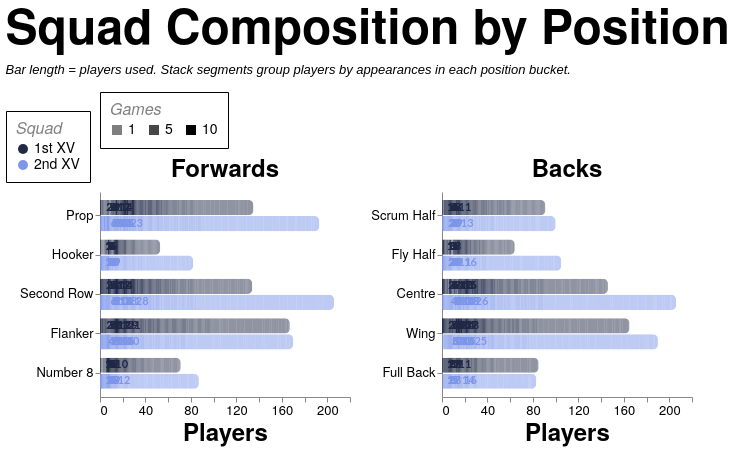

Vega-Lite specification stored for this chart:
### Vega-Lite specification from a JSON file in a GitHub repository (floating-point values rounded to 4 significant figures; data arrays with more than 128 entries replaced by an {"elided": "..."} marker saying what was removed)
{"config": {"axis": {"labelFont": "PT Sans Narrow, Helvetica Neue, Helvetica, Arial, sans-serif", "titleFont": "PT Sans Narrow, Helvetica Neue, Helvetica, Arial, sans-serif", "labelFontSize": 13, "titleFontSize": 24, "gridColor": "#202947", "gridOpacity": 0.2, "zindex": 1}, "text": {"font": "Lato, sans-serif"}, "bar": {"cornerRadiusEnd": 5}, "header": {"labelFont": "PT Sans Narrow, Helvetica Neue, Helvetica, Arial, sans-serif", "titleFont": "PT Sans Narrow, Helvetica Neue, Helvetica, Arial, sans-serif", "labelFontSize": 24, "titleFontSize": 28, "labelFontWeight": "bold", "orient": "left"}, "legend": {"labelFont": "PT Sans Narrow, Helvetica Neue, Helvetica, Arial, sans-serif", "titleFont": "PT Sans Narrow, Helvetica Neue, Helvetica, Arial, sans-serif", "labelFontSize": 14, "titleFontSize": 16, "titlePadding": 5, "fillColor": "white", "strokeColor": "black", "padding": 10, "titleFontWeight": "lighter", "titleFontStyle": "italic", "titleColor": "gray", "offset": 10}, "title": {"font": "PT Sans Narrow, Helvetica Neue, Helvetica, Arial, sans-serif", "fontSize": 48, "fontWeight": "bold", "anchor": "start", "align": "center", "titlePadding": 20, "subtitlePadding": 10, "subtitleFontSize": 13, "subtitleColor": "", "subtitleFontStyle": "italic", "offset": 15, "color": "black"}, "axisX": {"labelAngle": 0}, "facet": {"title": null, "header": null, "align": {"row": "each", "column": "each"}, "spacing": 10}, "resolve": {"scale": {"y": "independent", "facet": "independent"}}, "background": "transparent", "scale": {"offsetBandPaddingOuter": 0.2, "offsetBandPaddingInner": 0.1}, "view": {"stroke": null, "background": "transparent"}}, "data": {"name": "data-a9f3a89ca3172a2938ad4a335f77670e"}, "facet": {"column": {"field": "unit", "sort": ["Forwards", "Backs"], "title": null, "type": "nominal"}}, "spec": {"layer": [{"mark": {"type": "bar"}, "encoding": {"color": {"field": "squad", "legend": {"labelExpr": "datum.value + ' XV'", "orient": "bottom-right", "title": "Squad"}, "scale": {"domain": ["1st", "2nd"], "range": ["#202946", "#7d96e8"]}, "type": "nominal"}, "detail": {"field": "games", "type": "quantitative"}, "opacity": {"field": "games", "legend": {"orient": "top", "title": "Games", "titleOrient": "top", "values": [1, 5, 10]}, "scale": {"domain": [1, 10], "range": [0.5, 1]}, "type": "quantitative"}, "order": {"field": "games", "sort": "descending", "type": "quantitative"}, "tooltip": [{"field": "season", "title": "Season", "type": "nominal"}, {"field": "squad", "title": "Squad", "type": "nominal"}, {"field": "unit", "title": "Unit", "type": "nominal"}, {"field": "position", "title": "Position", "type": "nominal"}, {"field": "players", "title": "Players", "type": "quantitative"}, {"field": "games", "title": "Appearances per player", "type": "quantitative"}], "x": {"axis": {"grid": false, "tickMinStep": 1}, "field": "players", "stack": "zero", "title": "Players", "type": "quantitative"}, "y": {"field": "position", "sort": {"field": "position_order", "op": "min", "order": "ascending"}, "title": null, "type": "nominal"}, "yOffset": {"field": "squad", "scale": {"paddingInner": 0.05, "paddingOuter": 0.01}, "sort": ["1st", "2nd"], "type": "nominal"}}}, {"mark": {"type": "text", "align": "left", "baseline": "middle", "dx": 4, "fontSize": 11, "fontWeight": "bold"}, "encoding": {"color": {"field": "squad", "legend": {"labelExpr": "datum.value + ' XV'", "orient": "bottom-right", "title": "Squad"}, "scale": {"domain": ["1st", "2nd"], "range": ["#202946", "#7d96e8"]}, "type": "nominal"}, "text": {"field": "total_players", "format": ".0f", "type": "quantitative"}, "tooltip": [{"field": "season", "title": "Season", "type": "nominal"}, {"field": "countModeLabel", "title": "Position Count Mode", "type": "nominal"}, {"field": "squad", "title": "Squad", "type": "nominal"}, {"field": "unit", "title": "Unit", "type": "nominal"}, {"field": "position", "title": "Position", "type": "nominal"}, {"field": "total_players", "title": "Total Players", "type": "quantitative"}], "x": {"axis": {"grid": false, "tickMinStep": 1}, "field": "total_players", "type": "quantitative"}, "y": {"field": "position", "sort": {"field": "position_order", "op": "min", "order": "ascending"}, "title": null, "type": "nominal"}, "yOffset": {"field": "squad", "scale": {"paddingInner": 0.05, "paddingOuter": 0.01}, "sort": ["1st", "2nd"], "type": "nominal"}}, "transform": [{"aggregate": [{"op": "sum", "field": "players", "as": "total_players"}], "groupby": ["season", "countMode", "countModeLabel", "squad", "unit", "position", "position_order"]}]}], "height": {"step": 16}, "width": 250}, "resolve": {"scale": {"x": "shared", "y": "independent"}}, "spacing": 20, "title": {"text": "Squad Composition by Position", "subtitle": ["Bar length = players used. Stack segments group players by appearances in each position bucket."]}, "$schema": "https://vega.github.io/schema/vega-lite/v5.20.1.json", "datasets": {"data-a9f3a89ca3172a2938ad4a335f77670e": {"elided": "1522 records"}}}
